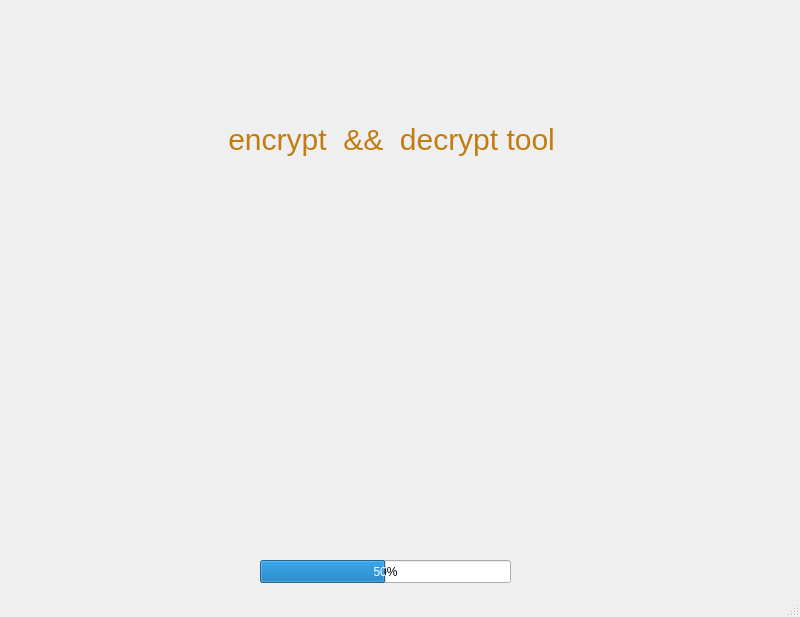
<?xml version="1.0" encoding="UTF-8"?>
<ui version="4.0">
 <class>MainWindow</class>
 <widget class="QMainWindow" name="MainWindow">
  <property name="geometry">
   <rect>
    <x>0</x>
    <y>0</y>
    <width>800</width>
    <height>617</height>
   </rect>
  </property>
  <property name="windowTitle">
   <string>stegnao tool</string>
  </property>
  <property name="styleSheet">
   <string notr="true">
QToolTip
{
     border: 1px solid black;
     background-color: #D1DBCB;
     padding: 1px;
     border-radius: 3px;
     opacity: 100;
}

QWidget
{
    color: #b1b1b1;
    background-color: #323232;
    selection-background-color:#323232;
    selection-color: black;
    background-clip: border;
    border-image: none;
    border: 0px transparent black;
    outline: 0;
}

QWidget:item:hover
{
    background-color: #D1DBCB;
    color: black;
}

QWidget:item:selected
{
    background-color: #D1DBCB;
    border: 0px
}

QCheckBox
{
    spacing: 5px;
    outline: none;
    color: #eff0f1;
    margin-bottom: 2px;
}

QCheckBox:disabled
{
    color: #76797C;
}

QCheckBox::indicator,QGroupBox::indicator
{
    width: 18px;
    height: 18px;
}

QGroupBox::indicator
{
    margin-left: 2px;
}

QCheckBox::indicator:unchecked
{
    image: url(:/qss_icons/rc/checkbox_unchecked.png);
}

QCheckBox::indicator:unchecked:hover,
QCheckBox::indicator:unchecked:focus,
QCheckBox::indicator:unchecked:pressed,
QGroupBox::indicator:unchecked:hover,
QGroupBox::indicator:unchecked:focus,
QGroupBox::indicator:unchecked:pressed
{
  border: none;
    image: url(:/qss_icons/rc/checkbox_unchecked_focus.png);
}

QCheckBox::indicator:checked
{
    image: url(:/qss_icons/rc/checkbox_checked.png);
}

QCheckBox::indicator:checked:hover,
QCheckBox::indicator:checked:focus,
QCheckBox::indicator:checked:pressed,
QGroupBox::indicator:checked:hover,
QGroupBox::indicator:checked:focus,
QGroupBox::indicator:checked:pressed
{
    border: none;
    image: url(:/qss_icons/rc/checkbox_checked_focus.png);
}


QCheckBox::indicator:indeterminate
{
    image: url(:/qss_icons/rc/checkbox_indeterminate.png);
}

QCheckBox::indicator:indeterminate:focus,
QCheckBox::indicator:indeterminate:hover,
QCheckBox::indicator:indeterminate:pressed
{
    image: url(:/qss_icons/rc/checkbox_indeterminate_focus.png);
}

QCheckBox::indicator:checked:disabled,
QGroupBox::indicator:checked:disabled
{
    image: url(:/qss_icons/rc/checkbox_checked_disabled.png);
}

QCheckBox::indicator:unchecked:disabled,
QGroupBox::indicator:unchecked:disabled
{
    image: url(:/qss_icons/rc/checkbox_unchecked_disabled.png);
}

QRadioButton
{
    spacing: 5px;
    outline: none;
    color: #eff0f1;
    margin-bottom: 2px;
}

QRadioButton:disabled
{
    color: #76797C;
}
QRadioButton::indicator
{
    width: 21px;
    height: 21px;
}

QRadioButton::indicator:unchecked
{
    image: url(:/qss_icons/rc/radio_unchecked.png);
}


QRadioButton::indicator:unchecked:hover,
QRadioButton::indicator:unchecked:focus,
QRadioButton::indicator:unchecked:pressed
{
    border: none;
    outline: none;
    image: url(:/qss_icons/rc/radio_unchecked_focus.png);
}

QRadioButton::indicator:checked
{
    border: none;
    outline: none;
    image: url(:/qss_icons/rc/radio_checked.png);
}

QRadioButton::indicator:checked:hover,
QRadioButton::indicator:checked:focus,
QRadioButton::indicator:checked:pressed
{
    border: none;
    outline: none;
    image: url(:/qss_icons/rc/radio_checked_focus.png);
}

QRadioButton::indicator:checked:disabled
{
    outline: none;
    image: url(:/qss_icons/rc/radio_checked_disabled.png);
}

QRadioButton::indicator:unchecked:disabled
{
    image: url(:/qss_icons/rc/radio_unchecked_disabled.png);
}


QMenuBar
{
    background-color: #323232;
    color: #D1DBCB;
}

QMenuBar::item
{
    background-color: #323232;
    background: transparent;
    /* padding: 2px 20px 2px 20px; */
}

QMenuBar::item:selected
{
    background: transparent;
    /* border: 1px solid #76797C; */
}

QMenuBar::item:pressed
{
    border: 0px solid #76797C;
    background-color: #D1DBCB;
    color: #000;
    margin-bottom:-1px;
    padding-bottom:1px;
}

QMenu
{
    background-color: #323232;
    /* border: 1px solid #76797C; */
    color: #eff0f1;
    /*margin: 2px; */
}

QMenu::icon
{
    /*margin: 5px;*/
}

QMenu::item
{
    padding: 2px 30px 2px 30px;
    /*margin-left: 5px;*/
    border: 1px solid transparent; /* reserve space for selection border */
}

QMenu::item:selected
{
    color: #000000;
}

QMenu::separator {
    height: 2px;
    background: #D1DBCB;
    margin-left: 10px;
    margin-right: 5px;
}

QMenu::indicator {
    width: 18px;
    height: 18px;
}

/* non-exclusive indicator = check box style indicator
   (see QActionGroup::setExclusive) */
QMenu::indicator:non-exclusive:unchecked {
    image: url(:/qss_icons/rc/checkbox_unchecked.png);
}

QMenu::indicator:non-exclusive:unchecked:selected {
    image: url(:/qss_icons/rc/checkbox_unchecked_disabled.png);
}

QMenu::indicator:non-exclusive:checked {
    image: url(:/qss_icons/rc/checkbox_checked.png);
}

QMenu::indicator:non-exclusive:checked:selected {
    image: url(:/qss_icons/rc/checkbox_checked_disabled.png);
}

/* exclusive indicator = radio button style indicator (see QActionGroup::setExclusive) */
QMenu::indicator:exclusive:unchecked {
    image: url(:/qss_icons/rc/radio_unchecked.png);
}

QMenu::indicator:exclusive:unchecked:selected {
    image: url(:/qss_icons/rc/radio_unchecked_disabled.png);
}

QMenu::indicator:exclusive:checked {
    image: url(:/qss_icons/rc/radio_checked.png);
}

QMenu::indicator:exclusive:checked:selected {
    image: url(:/qss_icons/rc/radio_checked_disabled.png);
}

QMenu::right-arrow {
    margin: 5px;
    image: url(:/qss_icons/rc/right_arrow.png)
}


QWidget:disabled
{
    color: #454545;
    background-color: #323232;
}

QAbstractItemView
{
    alternate-background-color: #323232;
    color: #eff0f1;
    border: 1px solid 3A3939;
    border-radius: 2px;
}

QWidget:focus, QMenuBar:focus,QToolBar:focus,QScrollAreaViewer:focus
{
    /* border: 2px solid #D1DBCB; */
}

QTabWidget:focus, QCheckBox:focus, QRadioButton:focus, QSlider:focus
{
    border: none;
}

QLineEdit
{
    background-color: #1e1e1e;
    selection-background-color: #D1DBCB;
    selection-color: black;
    padding: 5px;
    border-style: solid;
    border: 1px solid #76797C;
    border-radius: 2px;
    color: #eff0f1;
}

QGroupBox {
    border:1px solid #76797C;
    border-radius: 2px;
    margin-top: 20px;
}

QGroupBox::title {
    subcontrol-origin: margin;
    subcontrol-position: top center;
    padding-left: 10px;
    padding-right: 10px;
    padding-top: 10px;
}

QAbstractScrollArea
{
    border-radius: 0px;
    border: 0px solid #76797C;
    background-color: transparent;
}

QScrollBar:horizontal
{
    height: 15px;
    margin: 3px 15px 3px 15px;
    border: 1px transparent #2A2929;
    border-radius: 4px;
    background-color: #2A2929;
}

QScrollBar::handle:horizontal
{
    background-color: #605F5F;
    min-width: 5px;
    border-radius: 4px;
}

QScrollBar::add-line:horizontal
{
    margin: 0px 3px 0px 3px;
    border-image: url(:/qss_icons/rc/right_arrow_disabled.png);
    width: 10px;
    height: 10px;
    subcontrol-position: right;
    subcontrol-origin: margin;
}

QScrollBar::sub-line:horizontal
{
    margin: 0px 3px 0px 3px;
    border-image: url(:/qss_icons/rc/left_arrow_disabled.png);
    height: 10px;
    width: 10px;
    subcontrol-position: left;
    subcontrol-origin: margin;
}

QScrollBar::add-line:horizontal:hover,QScrollBar::add-line:horizontal:on
{
    border-image: url(:/qss_icons/rc/right_arrow.png);
    height: 10px;
    width: 10px;
    subcontrol-position: right;
    subcontrol-origin: margin;
}


QScrollBar::sub-line:horizontal:hover, QScrollBar::sub-line:horizontal:on
{
    border-image: url(:/qss_icons/rc/left_arrow.png);
    height: 10px;
    width: 10px;
    subcontrol-position: left;
    subcontrol-origin: margin;
}

QScrollBar::up-arrow:horizontal, QScrollBar::down-arrow:horizontal
{
    background: none;
}


QScrollBar::add-page:horizontal, QScrollBar::sub-page:horizontal
{
    background: none;
}

QScrollBar:vertical
{
    background-color: #2A2929;
    width: 15px;
    margin: 15px 3px 15px 3px;
    border: 1px transparent #2A2929;
    border-radius: 4px;
}

QScrollBar::handle:vertical
{
    background-color: #605F5F;
    min-height: 5px;
    border-radius: 4px;
}

QScrollBar::sub-line:vertical
{
    margin: 3px 0px 3px 0px;
    border-image: url(:/qss_icons/rc/up_arrow_disabled.png);
    height: 10px;
    width: 10px;
    subcontrol-position: top;
    subcontrol-origin: margin;
}

QScrollBar::add-line:vertical
{
    margin: 3px 0px 3px 0px;
    border-image: url(:/qss_icons/rc/down_arrow_disabled.png);
    height: 10px;
    width: 10px;
    subcontrol-position: bottom;
    subcontrol-origin: margin;
}

QScrollBar::sub-line:vertical:hover,QScrollBar::sub-line:vertical:on
{

    border-image: url(:/qss_icons/rc/up_arrow.png);
    height: 10px;
    width: 10px;
    subcontrol-position: top;
    subcontrol-origin: margin;
}


QScrollBar::add-line:vertical:hover, QScrollBar::add-line:vertical:on
{
    border-image: url(:/qss_icons/rc/down_arrow.png);
    height: 10px;
    width: 10px;
    subcontrol-position: bottom;
    subcontrol-origin: margin;
}

QScrollBar::up-arrow:vertical, QScrollBar::down-arrow:vertical
{
    background: none;
}


QScrollBar::add-page:vertical, QScrollBar::sub-page:vertical
{
    background: none;
}

QTextEdit
{
    background-color: #1e1e1e;
    color: #eff0f1;
    border: 1px solid #76797C;
}

QPlainTextEdit
{
    background-color: #1e1e1e;;
    color: #eff0f1;
    border-radius: 2px;
    border: 1px solid #76797C;
}

QHeaderView::section
{
    background-color: #76797C;
    color: #eff0f1;
    padding: 5px;
    border: 1px solid #76797C;
}

QSizeGrip {
    image: url(:/qss_icons/rc/sizegrip.png);
    width: 12px;
    height: 12px;
}


QMainWindow::separator
{
    background-color: #323232;
    color: white;
    padding-left: 4px;
    spacing: 2px;
    border: 1px dashed #76797C;
}

QMainWindow::separator:hover
{

    background-color: #787876;
    color: white;
    padding-left: 4px;
    border: 1px solid #76797C;
    spacing: 2px;
}


QMenu::separator
{
    height: 1px;
    background-color: #76797C;
    color: white;
    padding-left: 4px;
    margin-left: 10px;
    margin-right: 5px;
}

QFrame
{
    border-radius: 0px;
    /*border: 1px solid #76797C;*/
}


QFrame[frameShape=&quot;0&quot;]
{
    border-radius: 0px;
    border: 0px transparent #76797C;
}

QStackedWidget
{
    border: 1px transparent black;
}

QToolBar {
    border: 0px transparent #393838;
    background: 0px solid #323232;
    font-weight: bold;
}

QToolBar::handle:horizontal {
    image: url(:/qss_icons/rc/Hmovetoolbar.png);
}
QToolBar::handle:vertical {
    image: url(:/qss_icons/rc/Vmovetoolbar.png);
}
QToolBar::separator:horizontal {
    image: url(:/qss_icons/rc/Hsepartoolbar.png);
}
QToolBar::separator:vertical {
    image: url(:/qss_icons/rc/Vsepartoolbar.png);
}
QToolButton#qt_toolbar_ext_button {
    background: #58595a
}

QPushButton
{
    color: #eff0f1;
    background-color: #323232;
    border-width: 1px;
    border-color: #76797C;
    border-style: solid;
    padding: 5px;
    border-radius: 0px;
    outline: none;
}

QPushButton:disabled
{
    background-color: #323232;
    border-width: 1px;
    border-color: #454545;
    border-style: solid;
    padding-top: 5px;
    padding-bottom: 5px;
    padding-left: 10px;
    padding-right: 10px;
    border-radius: 2px;
    color: #454545;
}

QPushButton:focus {
    background-color: #D1DBCB;
    color: black;
}

QPushButton:pressed
{
    color: black;
    background-color: #D1DBCB;
    padding-top: -15px;
    padding-bottom: -17px;
}

QComboBox
{
    selection-background-color: #D1DBCB;
    background-color: #31363B;
    border-style: solid;
    border: 1px solid #76797C;
    border-radius: 2px;
    padding: 5px;
    min-width: 75px;
}

QPushButton:checked{
    background-color: #76797C;
    border-color: #6A6969;
}

QComboBox:hover,QPushButton:hover,QAbstractSpinBox:hover,QLineEdit:hover,QTextEdit:hover,QPlainTextEdit:hover,QAbstractView:hover,QTreeView:hover
{
    border: 1px solid #D1DBCB;
}

QComboBox:on
{
    padding-top: 0px;
    padding-left: 4px;
    selection-background-color: #4a4a4a;
}

QComboBox QAbstractItemView
{
    background-color: #1e1e1e;
    border-radius: 2px;
    border: 1px solid #76797C;
    selection-background-color: #D1DBCB;
}

QComboBox::drop-down
{
    subcontrol-origin: padding;
    subcontrol-position: top right;
    width: 15px;

    border-left-width: 0px;
    border-left-color: darkgray;
    border-left-style: solid;
    border-top-right-radius: 3px;
    border-bottom-right-radius: 3px;
}

QComboBox::down-arrow
{
    image: url(:/qss_icons/rc/down_arrow_disabled.png);
}

QComboBox::down-arrow:on, QComboBox::down-arrow:hover,
QComboBox::down-arrow:focus
{
    image: url(:/qss_icons/rc/down_arrow.png);
}

QAbstractSpinBox {
    padding: 2px;
    margin: 2px;
    background-color: #1e1e1e;
    color: #eff0f1;
    border-radius: 0px;
    min-width: 75px;
    selection-background-color: #D1DBCB;
    selection-color: black;
}

QAbstractSpinBox:up-button
{
    background-color: transparent;
    subcontrol-origin: border;
    subcontrol-position: center right;
}

QAbstractSpinBox:down-button
{
    background-color: transparent;
    subcontrol-origin: border;
    subcontrol-position: center left;
}

QAbstractSpinBox::up-arrow,QAbstractSpinBox::up-arrow:disabled,QAbstractSpinBox::up-arrow:off {
    image: url(:/qss_icons/rc/up_arrow_disabled.png);
    width: 10px;
    height: 10px;
}
QAbstractSpinBox::up-arrow:hover
{
    image: url(:/qss_icons/rc/up_arrow.png);
}


QAbstractSpinBox::down-arrow,QAbstractSpinBox::down-arrow:disabled,QAbstractSpinBox::down-arrow:off
{
    image: url(:/qss_icons/rc/down_arrow_disabled.png);
    width: 10px;
    height: 10px;
}
QAbstractSpinBox::down-arrow:hover
{
    image: url(:/qss_icons/rc/down_arrow.png);
}


QLabel
{
    border: 0px solid black;
    margin-left: 2px;
    margin-right: 2px;
    color: #D1DBCB;
}

QTabWidget{
    border: 0px transparent black;
}

QTabWidget::pane {
    border: 1px solid #76797C;
    padding: 5px;
    margin: 0px;
}

QTabWidget::tab-bar {
    left: 5px; /* move to the right by 5px */
}

QTabBar
{
    qproperty-drawBase: 0;
    border-radius: 3px;
}

QTabBar::focus
{
    border: 0px transparent black;
    color: black;
}

QTabBar::hover
{
    border: 0px transparent black;
    color: black;
}

QTabBar::close-button  {
    image: url(:/qss_icons/rc/close.png);
    background: transparent;
}

QTabBar::close-button:hover
{
    image: url(:/qss_icons/rc/close-hover.png);
    background: transparent;
}

QTabBar::close-button:pressed {
    image: url(:/qss_icons/rc/close-pressed.png);
    background: transparent;
}

/* TOP TABS */
QTabBar::tab:top {
    color: #eff0f1;
    border: 1px solid #76797C;
    border-bottom: 1px transparent black;
    background-color: #323232;
    padding: 5px;
    min-width: 50px;
    border-top-left-radius: 2px;
    border-top-right-radius: 2px;
}

QTabBar::tab:top:!selected
{
    color: #eff0f1;
    background-color: #54575B;
    border: 1px solid #76797C;
    border-bottom: 1px transparent black;
    border-top-left-radius: 2px;
    border-top-right-radius: 2px;
}

QTabBar::tab:top:!selected:hover {
    background-color: #D1DBCB;
    color: black;
}

/* BOTTOM TABS */
QTabBar::tab:bottom {
    color: #eff0f1;
    border: 1px solid #76797C;
    border-top: 1px transparent black;
    background-color: #323232;
    padding: 5px;
    border-bottom-left-radius: 2px;
    border-bottom-right-radius: 2px;
    min-width: 50px;
}

QTabBar::tab:bottom:!selected
{
    color: #eff0f1;
    background-color: #54575B;
    border: 1px solid #76797C;
    border-top: 1px transparent black;
    border-bottom-left-radius: 2px;
    border-bottom-right-radius: 2px;
}

QTabBar::tab:bottom:!selected:hover {
    background-color: #D1DBCB;
    color: black;
}

/* LEFT TABS */
QTabBar::tab:left {
    color: #eff0f1;
    border: 1px solid #76797C;
    border-left: 1px transparent black;
    background-color: #323232;
    padding: 5px;
    border-top-right-radius: 2px;
    border-bottom-right-radius: 2px;
    min-height: 50px;
}

QTabBar::tab:left:!selected
{
    color: #eff0f1;
    background-color: #54575B;
    border: 1px solid #76797C;
    border-left: 1px transparent black;
    border-top-right-radius: 2px;
    border-bottom-right-radius: 2px;
}

QTabBar::tab:left:!selected:hover {
    background-color: #D1DBCB;
    color: black;
}


/* RIGHT TABS */
QTabBar::tab:right {
    color: #eff0f1;
    border: 1px solid #76797C;
    border-right: 1px transparent black;
    background-color: #323232;
    padding: 5px;
    border-top-left-radius: 2px;
    border-bottom-left-radius: 2px;
    min-height: 50px;
}

QTabBar::tab:right:!selected
{
    color: #eff0f1;
    background-color: #54575B;
    border: 1px solid #76797C;
    border-right: 1px transparent black;
    border-top-left-radius: 2px;
    border-bottom-left-radius: 2px;
}

QTabBar::tab:right:!selected:hover {
    background-color: #D1DBCB;
    color: black;
}

QTabBar QToolButton::right-arrow:enabled {
     image: url(:/qss_icons/rc/right_arrow.png);
 }

 QTabBar QToolButton::left-arrow:enabled {
     image: url(:/qss_icons/rc/left_arrow.png);
 }

QTabBar QToolButton::right-arrow:disabled {
     image: url(:/qss_icons/rc/right_arrow_disabled.png);
 }

 QTabBar QToolButton::left-arrow:disabled {
     image: url(:/qss_icons/rc/left_arrow_disabled.png);
 }


QDockWidget {
    background: #323232;
    border: 1px solid #403F3F;
    titlebar-close-icon: url(:/qss_icons/rc/close.png);
    titlebar-normal-icon: url(:/qss_icons/rc/undock.png);
}

QDockWidget::close-button, QDockWidget::float-button {
    border: 1px solid transparent;
    border-radius: 2px;
    background: transparent;
}

QDockWidget::close-button:hover, QDockWidget::float-button:hover {
    background: rgba(255, 255, 255, 10);
}

QDockWidget::close-button:pressed, QDockWidget::float-button:pressed {
    padding: 1px -1px -1px 1px;
    background: rgba(255, 255, 255, 10);
}

QTreeView, QListView
{
    border: 1px solid #76797C;
    background-color: #1e1e1e;
}

QTreeView:branch:selected, QTreeView:branch:hover
{
    background: url(:/qss_icons/rc/transparent.png);
}

QTreeView::branch:has-siblings:!adjoins-item {
    border-image: url(:/qss_icons/rc/transparent.png);
}

QTreeView::branch:has-siblings:adjoins-item {
    border-image: url(:/qss_icons/rc/transparent.png);
}

QTreeView::branch:!has-children:!has-siblings:adjoins-item {
    border-image: url(:/qss_icons/rc/transparent.png);
}

QTreeView::branch:has-children:!has-siblings:closed,
QTreeView::branch:closed:has-children:has-siblings {
    image: url(:/qss_icons/rc/branch_closed.png);
}

QTreeView::branch:open:has-children:!has-siblings,
QTreeView::branch:open:has-children:has-siblings  {
    image: url(:/qss_icons/rc/branch_open.png);
}

QTreeView::branch:has-children:!has-siblings:closed:hover,
QTreeView::branch:closed:has-children:has-siblings:hover {
    image: url(:/qss_icons/rc/branch_closed-on.png);
    }

QTreeView::branch:open:has-children:!has-siblings:hover,
QTreeView::branch:open:has-children:has-siblings:hover  {
    image: url(:/qss_icons/rc/branch_open-on.png);
    }

QListView::item:!selected:hover, QTreeView::item:!selected:hover  {
    background: #848383;
    outline: 0;
    color: #eff0f1;
}

QListView::item:selected:hover, QTreeView::item:selected:hover  {
    background: #D1DBCB;
}

QSlider::groove:horizontal {
    border: 1px solid #565a5e;
    height: 4px;
    background: #565a5e;
    margin: 0px;
    border-radius: 2px;
}

QSlider::handle:horizontal {
    background: #D1DBCB;
    border: 1px solid #999999;
    width: 10px;
    height: 10px;
    margin: -5px 0;
}

QSlider::add-page:qlineargradient {
    background: #595858;
    border-top-right-radius: 5px;
    border-bottom-right-radius: 5px;
    border-top-left-radius: 0px;
    border-bottom-left-radius: 0px;
}

QSlider::sub-page::qlineargradient:horizontal {
    background:  #D1DBCB;
    border-top-right-radius: 0px;
    border-bottom-right-radius: 0px;
    border-top-left-radius: 5px;
    border-bottom-left-radius: 5px;
}

QSlider::groove:vertical {
    border: 1px solid #565a5e;
    width: 4px;
    background: #565a5e;
    margin: 0px;
    border-radius: 3px;
}

QSlider::handle:vertical {
    background: #D1DBCB;
    border: 1px solid #999999;
    width: 10px;
    height: 10px;
    margin: 0 -5px;
}

QToolButton {
    color: #D1DBCB;
    background-color: transparent;
    border: 0px transparent #76797C;
    border-radius: 0px;
    padding: 1px;
    margin-right: 5px;
}

QToolButton[popupMode=&quot;1&quot;] { /* only for MenuButtonPopup */
 padding-right: 20px; /* make way for the popup button */
 border: 1px #76797C;
 border-radius: 0px;
}

QToolButton[popupMode=&quot;2&quot;] { /* only for InstantPopup */
 padding-right: 10px; /* make way for the popup button */
 border: 0px #76797C;
}


QToolButton:hover, QToolButton::menu-button:hover {
    background-color: transparent;
    border: 1px solid #D1DBCB;
    padding: 2px;
}

QToolButton:checked, QToolButton:pressed,
        QToolButton::menu-button:pressed {
    color: black;
    background-color: #D1DBCB;
    border: 0px solid #D1DBCB;
    padding: 2px;
}

/* the subcontrol below is used only in the InstantPopup or DelayedPopup mode */
QToolButton::menu-indicator {
    image: url(:/qss_icons/rc/down_arrow.png);
    top: -7px; left: -2px; /* shift it a bit */
}

/* the subcontrols below are used only in the MenuButtonPopup mode */
QToolButton::menu-button {
    border: 1px transparent #76797C;
    border-top-right-radius: 6px;
    border-bottom-right-radius: 6px;
    /* 16px width + 4px for border = 20px allocated above */
    width: 16px;
    outline: none;
}

QToolButton::menu-arrow {
    image: url(:/qss_icons/rc/down_arrow.png);
}

QToolButton::menu-arrow:open {
    border: 1px solid #76797C;
}

QPushButton::menu-indicator  {
    subcontrol-origin: padding;
    subcontrol-position: bottom right;
    left: 8px;
}

QTableView
{
    border: 1px solid #76797C;
    gridline-color: #323232;
    background-color: #1e1e1e;
}


QTableView, QHeaderView
{
    border-radius: 0px;
}

QTableView::item:pressed, QListView::item:pressed, QTreeView::item:pressed  {
    background: #D1DBCB;
    color: black;
}

QTableView::item:selected:active, QTreeView::item:selected:active, QListView::item:selected:active  {
    background: #D1DBCB;
    color: black;
}

QHeaderView
{
    background-color: #323232;
    border: 1px transparent;
    border-radius: 0px;
    margin: 0px;
    padding: 0px;

}

QHeaderView::section  {
    background-color: #323232;
    color: #eff0f1;
    padding: 5px;
    border: 1px solid #76797C;
    border-radius: 0px;
    text-align: center;
}

QHeaderView::section::vertical::first, QHeaderView::section::vertical::only-one
{
    border-top: 1px solid #76797C;
}

QHeaderView::section::vertical
{
    border-top: transparent;
}

QHeaderView::section::horizontal::first, QHeaderView::section::horizontal::only-one
{
    border-left: 1px solid #76797C;
}

QHeaderView::section::horizontal
{
    border-left: transparent;
}


QHeaderView::section:checked
 {
    color: white;
    background-color: #848383;
 }

 /* style the sort indicator */
QHeaderView::down-arrow {
    image: url(:/qss_icons/rc/down_arrow.png);
}

QHeaderView::up-arrow {
    image: url(:/qss_icons/rc/up_arrow.png);
}


QTableCornerButton::section {
    background-color: #323232;
    border: 1px transparent #76797C;
    border-radius: 0px;
}

QToolBox  {
    padding: 5px;
    border: 1px transparent black;
}

QToolBox::tab {
    color: #eff0f1;
    background-color: #323232;
    border: 1px solid #76797C;
    border-bottom: 1px transparent #323232;
    border-top-left-radius: 5px;
    border-top-right-radius: 5px;
}

QToolBox::tab:selected { /* italicize selected tabs */
    font: italic;
    background-color: #323232;
    border-color: #D1DBCB;
 }

QStatusBar::item {
    border: 0px transparent dark;
    margin: 0px;
    border: 0px;
 }


QFrame[height=&quot;3&quot;], QFrame[width=&quot;3&quot;] {
    background-color: #76797C;
}


QSplitter::handle {
    border: 1px dashed #76797C;
}

QSplitter::handle:hover {
    background-color: #787876;
    border: 1px solid #76797C;
}

QSplitter::handle:horizontal {
    width: 1px;
}

QSplitter::handle:vertical {
    height: 1px;
}

QProgressBar {
    border: 1px solid #76797C;
    border-radius: 5px;
    text-align: center;
}

QProgressBar::chunk {
    background-color: #D1DBCB;
}

QDateEdit
{
    selection-background-color: #D1DBCB;
    border-style: solid;
    border: 1px solid #CEE343;
    border-radius: 2px;
    padding: 1px;
    min-width: 75px;
}

QDateEdit:on
{
    padding-top: 3px;
    padding-left: 4px;
    selection-background-color: #4a4a4a;
}

QDateEdit QAbstractItemView
{
    background-color: #1e1e1e;
    border-radius: 2px;
    border: 1px solid #3375A3;
    selection-background-color: #D1DBCB;
}

QDateEdit::drop-down
{
    subcontrol-origin: padding;
    subcontrol-position: top right;
    width: 15px;
    border-left-width: 0px;
    border-left-color: darkgray;
    border-left-style: solid;
    border-top-right-radius: 3px;
    border-bottom-right-radius: 3px;
}

QDateEdit::down-arrow
{
    image: url(:/qss_icons/rc/down_arrow_disabled.png);
}

QDateEdit::down-arrow:on, QDateEdit::down-arrow:hover,
QDateEdit::down-arrow:focus
{
    image: url(:/qss_icons/rc/down_arrow.png);
}

</string>
  </property>
  <widget class="QWidget" name="centralwidget">
   <widget class="QProgressBar" name="progressBar">
    <property name="geometry">
     <rect>
      <x>260</x>
      <y>560</y>
      <width>251</width>
      <height>23</height>
     </rect>
    </property>
    <property name="styleSheet">
     <string notr="true"/>
    </property>
    <property name="value">
     <number>50</number>
    </property>
   </widget>
   <widget class="QWidget" name="layoutWidget">
    <property name="geometry">
     <rect>
      <x>120</x>
      <y>0</y>
      <width>538</width>
      <height>564</height>
     </rect>
    </property>
    <layout class="QVBoxLayout" name="verticalLayout">
     <item>
      <widget class="QLabel" name="label">
       <property name="font">
        <font>
         <pointsize>-1</pointsize>
        </font>
       </property>
       <property name="styleSheet">
        <string notr="true">color: rgb(193,125,17);
font-size: 30px;</string>
       </property>
       <property name="text">
        <string>             encrypt  &amp;&amp;  decrypt tool</string>
       </property>
      </widget>
     </item>
     <item>
      <widget class="QLabel" name="label_2">
       <property name="styleSheet">
        <string notr="true"/>
       </property>
       <property name="text">
        <string/>
       </property>
       <property name="pixmap">
        <pixmap>photos/logo.png</pixmap>
       </property>
      </widget>
     </item>
    </layout>
   </widget>
  </widget>
  <widget class="QStatusBar" name="statusbar"/>
 </widget>
 <resources/>
 <connections/>
</ui>
